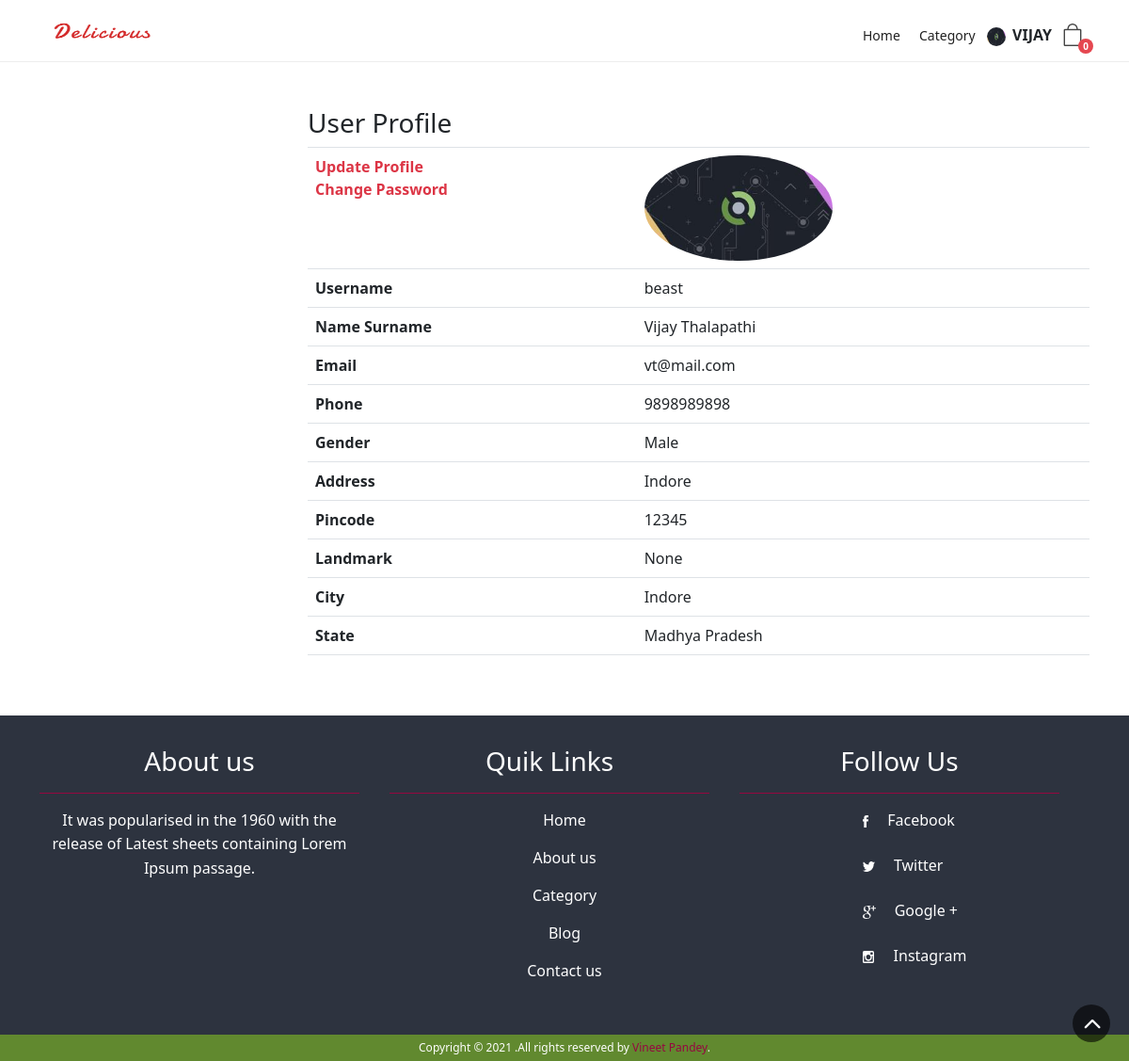
The page /profile/ (signed in) on the database its author committed.
### core/models.py (models this page shows, shortened)
class UserDetail(models.Model):
	GENDER = (("Male",'Male'),("Female",'Female'),("Other",'Other'))
	STATE_CHOICES = (
		("Andaman & Nicobar Islands",'Andaman & Nicobar Islands'),
		("Andhra Pradesh",'Andhra Pradesh'),
		("Arunachal Pradesh",'Arunachal Pradesh'),
		("Assam",'Assam'),
		("Bihar",'Bihar'),
		("Chandigarh",'Chandigarh'),
		("Chhattisgarh",'Chhattisgarh'),
		("Dadra & Nagar Haveli",'Dadra & Nagar Haveli'),
		("Daman and Diu",'Daman and Diu'),
		("Delhi",'Delhi'),
		("Goa",'Goa'),
		("Gujarat",'Gujarat'),
		("Haryana",'Haryana'),
		("Himachal Pradesh",'Himachal Pradesh'),
		("Jammu & Kashmir",'Jammu & Kashmir'),
		("Jharkhand",'Jharkhand'),
		("Karnataka",'Karnataka'),
		("Kerala",'Kerala'),
		("Lakshadweep",'Lakshadweep'),
		("Madhya Pradesh",'Madhya Pradesh'),
		("Maharashtra",'Maharashtra'),
		("Manipur",'Manipur'),
		("Meghalaya",'Meghalaya'),
		("Mizoram",'Mizoram'),
		("Nagaland",'Nagaland'),
		("Odisha",'Odisha'),
		("Puducherry",'Puducherry'),
		("Punjab",'Punjab'),
		("Rajasthan",'Rajasthan'),
		("Sikkim",'Sikkim'),
		("Tamil Nadu",'Tamil Nadu'),
		("Telangana",'Telangana'),
		("Tripura",'Tripura'),
		("Uttarakhand",'Uttarakhand'),
		("Uttar Pradesh",'Uttar Pradesh'),
		("West Bengal",'West Bengal'),
		)
	user = models.OneToOneField(User, on_delete=models.CASCADE,primary_key=True)
	user_image = models.ImageField(default='default.png',upload_to='user_photos')
	mobile = models.CharField(max_length=10,null=True)
	email= models.EmailField(blank=True,max_length=40)
	address = models.TextField()
	pincode = models.CharField(max_length=6, null=True)
	landmark = models.CharField(max_length=500, null=True, blank=True)
	locality = models.CharField(max_length=100, null=True, blank=True)
	city = models.CharField(max_length=100, null=True, blank=True)
	state = models.CharField(max_length=50,choices=STATE_CHOICES, null=True)
	gender = models.CharField(max_length=6,choices=GENDER, null=True)

### core/views.py (the view)
# urls.py: path('profile/', views.profile, name="profile"),
@login_required
def profile(request):  # User profile
	current_user = request.user
	detail = {
		'profile': UserDetail.objects.get(user_id=current_user.id),
	 'cart_element_no' : len([p for p in Cart.objects.all() if p.user == request.user])
	}
	return render(request, 'accounts/profile.html', detail)

### templates/accounts/profile.html
{% include 'core/header.html' %}
<div class="section">
    <div class="container pt-5 pb-5">
        <div class="row">
            <div class="col-md-3"></div>
            <div class="col-md-9">
                <div class="billing-details">
                    <div class="section-title">
                        <h3 class="title">User Profile </h3>
                    </div>
                </div>
                <table class="shopping-cart-table table">
                    <tr>
                        <th class="text-left">
                            <a href="{% url 'user_update' %}" class="primary-btn">Update Profile</a> <br>
                            <a href="{% url 'user_password' %}" class="primary-btn">Change Password</a>
                        </th>
                        <td><img src="{{ request.user.userdetail.user_image.url }}" style="max-width: 200px;
                                max-height:200px;
                                margin: 0 auto;
                                border-radius: 50%;"></td>
                    </tr>
                    <tr>
                        <th class="text-left">Username</th>
                        <td class="text-left">{{ user.username}} </td>
                    </tr>
                    <tr>
                        <th class="text-left">Name Surname</th>
                        <td class="text-left">{{ user.first_name}} {{ user.last_name}} </td>
                    </tr>
                    <tr>
                        <th class="text-left">Email</th>
                        <td class="text-left">{{ user.email }}</td>
                    </tr>
                    <tr>
                        <th class="text-left">Phone</th>
                        <td class="text-left">{{ profile.mobile }}</td>
                    </tr>
                    <tr>
                    <tr>
                        <th class="text-left">Gender</th>
                        <td class="text-left">{{ profile.gender }}</td>
                    </tr>
                    <tr>
                        <th class="text-left">Address</th>
                        <td class="text-left">{{ profile.address }}</td>
                    </tr>
                    <tr>
                        <th class="text-left">Pincode</th>
                        <td class="text-left">{{ profile.pincode }}</td>
                    </tr>
                    <tr>
                        <th class="text-left">Landmark</th>
                        <td class="text-left">{{ profile.landmark }}</td>
                    </tr>
                    <tr>
                        <th class="text-left">City</th>
                        <td class="text-left">{{ profile.city }}</td>
                    </tr>
                    <tr>
                        <th class="text-left">State</th>
                        <td class="text-left">{{ profile.state }}</td>
                    </tr>
                </table>
            </div>
        </div>
    </div>
</div>
{% include 'core/footer.html' %}

### templates/core/header.html (shortened to what this page needs)
{% load static %}
<!DOCTYPE html>
<html lang="en">
<head>
    <link rel="stylesheet" href="{% static 'css/home.css' %}" type="text/css">
    <link href="{% static 'css/bootstrap_customized.min.css' %}" rel="stylesheet">
    <link rel="stylesheet" type="text/css" href="https://cdn.jsdelivr.net/npm/slick-carousel@1.8.1/slick/slick.css" />
    <link href="{% static 'fonts/font-awesome.min.css' %}" rel="stylesheet">
	<link href="https://stackpath.bootstrapcdn.com/font-awesome/4.7.0/css/font-awesome.min.css" rel="stylesheet" >
    <link rel="stylesheet" href="{% static 'bootstrap/css/bootstrap.min.css'%}">
</head>
<body>
    <header class="header_in clearfix">
        <div class="container">
            <div id="logo">
                <a href="{% url 'index' %}">
                    <img src="{% static 'icons/logo.png' %}" width="140" height="35" alt="">
                </a>
            </div>
            <ul id="top_menu">
                <li>
					<div class="dropdown dropdown-cart">
                        <a href="{% url 'cart' %}" class="cart_bt" data-toggle="dropdown"><strong>{{cart_element_no}}</strong></a>
                </li>
            </ul>
            <nav class="main-menu">
                <ul>
                    <li class="submenu">
                        <a href="{% url 'index' %}" class="show-submenu">Home</a>
                    </li>
                    <li class="submenu">
                        <a href="{% url 'ItemCategory' %}" class="show-submenu">Category</a>
                    </li>
                    <li class="submenu">
                        {% if request.user.is_authenticated %}
                        <img src="{{request.user.userdetail.user_image.url}}"
                            style="height: 20px; width: 20px; border-radius: 10px; margin-right: 3px;" />
                        <strong class="text-uppercase">{{ user.first_name }}</strong>
                    </li>
                    {% endif %}
                </ul>
            </nav>
        </div>
    </header>

### rows shown on the page
UserDetail: mobile "9898989898", gender "Male", address "Indore", pincode "12345", landmark "None", city "Indore", state "Madhya Pradesh"

### other values the page prints
{{ cart_element_no }} "0"
{{ user.first_name }} "VIJAY"
{{ user.username }} "beast"
{{ user.first_name }} "Vijay"
{{ user.last_name }} "Thalapathi"
{{ user.email }} "vt@mail.com"
